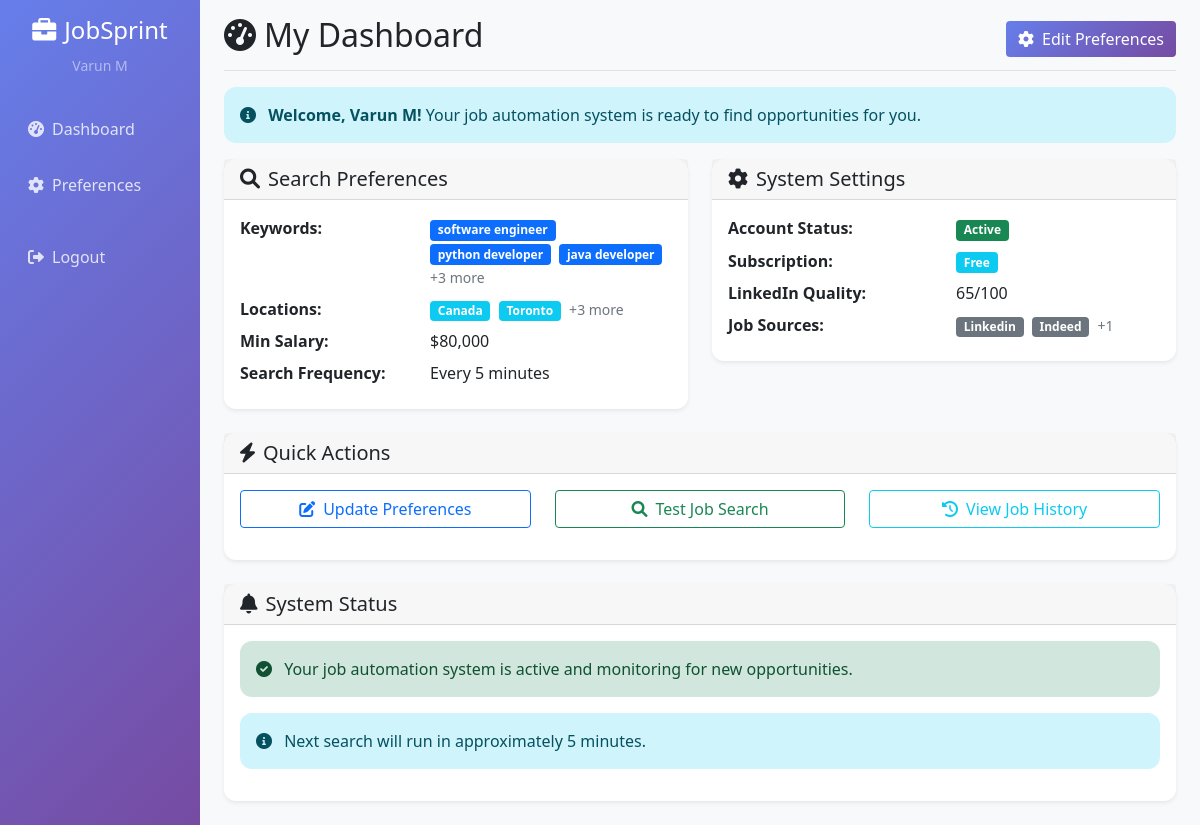
Screenshot of /user/dashboard (signed in) with the database file from the repository.
### tables this page shows
CREATE TABLE users (
                id TEXT PRIMARY KEY,
                email TEXT UNIQUE NOT NULL,
                name TEXT NOT NULL,
                password_hash TEXT NOT NULL,
                is_active BOOLEAN DEFAULT 1,
                is_admin BOOLEAN DEFAULT 0,
                subscription_tier TEXT DEFAULT 'free',
                created_at TEXT DEFAULT CURRENT_TIMESTAMP,
                updated_at TEXT DEFAULT CURRENT_TIMESTAMP
            );

CREATE TABLE user_preferences (
                id TEXT PRIMARY KEY,
                user_id TEXT REFERENCES users(id) ON DELETE CASCADE,
                keywords TEXT, -- JSON string
                exclude_keywords TEXT, -- JSON string
                locations TEXT, -- JSON string
                min_salary INTEGER DEFAULT 80000,
                max_salary INTEGER DEFAULT 200000,
                job_types TEXT, -- JSON string
                sites_enabled TEXT, -- JSON string
                search_frequency_minutes INTEGER DEFAULT 15,
                linkedin_quality_threshold INTEGER DEFAULT 65,
                max_hours_old INTEGER DEFAULT 24,
                created_at TEXT DEFAULT CURRENT_TIMESTAMP,
                updated_at TEXT DEFAULT CURRENT_TIMESTAMP
            , time_filter TEXT DEFAULT "r3600", work_type TEXT DEFAULT "2", country_focus TEXT DEFAULT "canada", ultra_recent_mode BOOLEAN DEFAULT 0, first_applicant_mode BOOLEAN DEFAULT 0);

### src/admin_panel.py (the view)
@app.route('/user/dashboard')
def user_dashboard():
    if 'user_id' not in session:
        return redirect(url_for('user_login'))
    user_id = session['user_id']
    user = user_manager.get_user_by_id(user_id)
    preferences = user_manager.get_user_preferences(user_id)
    return render_template('user_dashboard.html',
                         user=user,
                         preferences=preferences,
                         current_user=session)

### src/multi_user_system.py (called while the page is built)
    def get_user_by_id(self, user_id: str) -> Optional[User]:
        try:
            conn = sqlite3.connect(self.db_path)
            cursor = conn.cursor()
            cursor.execute('SELECT id, email, name, is_active, is_admin, subscription_tier, created_at FROM users WHERE id = ?', (user_id,))
            row = cursor.fetchone()
            conn.close()
            if row:
                return User(*row)
            return None
        except Exception as e:
            logger.error(f"Error getting user {user_id}: {e}")
            return None

### src/templates/user_dashboard.html (shortened to what this page needs)
{% extends "admin_base.html" %}
{% block content %}
<div class="d-flex justify-content-between flex-wrap flex-md-nowrap align-items-center pb-2 mb-3 border-bottom">
    <h1 class="h2"><i class="fas fa-tachometer-alt me-2"></i>My Dashboard</h1>
    <div class="btn-toolbar mb-2 mb-md-0">
        <a href="{{ url_for('user_preferences') }}" class="btn btn-primary">
            <i class="fas fa-cog me-2"></i>Edit Preferences
        </a>
    </div>
</div>
<div class="alert alert-info" role="alert">
    <i class="fas fa-info-circle me-2"></i>
    <strong>Welcome, {{ user.name }}!</strong> Your job automation system is ready to find opportunities for you.
</div>
<div class="row mb-4">
    <div class="col-md-6">
        <div class="card">
            <div class="card-header">
                <h5 class="mb-0"><i class="fas fa-search me-2"></i>Search Preferences</h5>
            </div>
            <div class="card-body">
                {% if preferences %}
                <dl class="row mb-0">
                    <dt class="col-sm-5">Keywords:</dt>
                    <dd class="col-sm-7">
                        {% for keyword in preferences.keywords[:3] %}
                            <span class="badge bg-primary me-1">{{ keyword }}</span>
                        {% endfor %}
                        {% if preferences.keywords|length > 3 %}
                            <small class="text-muted">+{{ (preferences.keywords|length) - 3 }} more</small>
                        {% endif %}
                    </dd>
                    <dt class="col-sm-5">Locations:</dt>
                    <dd class="col-sm-7">
                        {% for location in preferences.locations[:2] %}
                            <span class="badge bg-info me-1">{{ location }}</span>
                        {% endfor %}
                        {% if preferences.locations|length > 2 %}
                            <small class="text-muted">+{{ (preferences.locations|length) - 2 }} more</small>
                        {% endif %}
                    </dd>
                    <dt class="col-sm-5">Min Salary:</dt>
                    <dd class="col-sm-7">${{ "{:,}".format(preferences.min_salary) }}</dd>
                    <dt class="col-sm-5">Search Frequency:</dt>
                    <dd class="col-sm-7">Every {{ preferences.search_frequency_minutes }} minutes</dd>
                </dl>
                {% else %}
                <p class="text-muted">No preferences set. <a href="{{ url_for('user_preferences') }}">Set up your preferences</a> to get started.</p>
                {% endif %}
            </div>
        </div>
    </div>
    <div class="col-md-6">
        <div class="card">
            <div class="card-header">
                <h5 class="mb-0"><i class="fas fa-cog me-2"></i>System Settings</h5>
            </div>
            <div class="card-body">
                <dl class="row mb-0">
                    <dt class="col-sm-6">Account Status:</dt>
                    <dd class="col-sm-6">
                        {% if user.is_active %}
                            <span class="badge bg-success">Active</span>
                        {% else %}
                            <span class="badge bg-secondary">Inactive</span>
                        {% endif %}
                    </dd>
                    <dt class="col-sm-6">Subscription:</dt>
                    <dd class="col-sm-6">
                        <span class="badge bg-info">{{ user.subscription_tier.title() }}</span>
                    </dd>
                    <dt class="col-sm-6">LinkedIn Quality:</dt>
                    <dd class="col-sm-6">
                        {% if preferences %}
                            {{ preferences.linkedin_quality_threshold }}/100
                        {% else %}
                            Not set
                        {% endif %}
                    </dd>
                    <dt class="col-sm-6">Job Sources:</dt>
                    <dd class="col-sm-6">
                        {% if preferences and preferences.sites_enabled %}
                            {% for site in preferences.sites_enabled[:2] %}
                                <span class="badge bg-secondary me-1">{{ site.title() }}</span>
                            {% endfor %}
                            {% if preferences.sites_enabled|length > 2 %}
                                <small class="text-muted">+{{ (preferences.sites_enabled|length) - 2 }}</small>
                            {% endif %}
                        {% else %}
                            Not configured
                        {% endif %}
                    </dd>
                </dl>
            </div>
        </div>
    </div>
</div>
<div class="row">
    <div class="col-12">
        <div class="card">
            <div class="card-header">
                <h5 class="mb-0"><i class="fas fa-bolt me-2"></i>Quick Actions</h5>
            </div>
            <div class="card-body">
                <div class="row">
                    <div class="col-md-4 mb-3">
                        <div class="d-grid">
                            <a href="{{ url_for('user_preferences') }}" class="btn btn-outline-primary">
                                <i class="fas fa-edit me-2"></i>Update Preferences
                            </a>
                        </div>
                    </div>
                    <div class="col-md-4 mb-3">
                        <div class="d-grid">
                            <button class="btn btn-outline-success" onclick="testJobSearch()">
                                <i class="fas fa-search me-2"></i>Test Job Search
                            </button>
                        </div>
                    </div>
                    <div class="col-md-4 mb-3">
                        <div class="d-grid">
                            <a href="{{ url_for('user_job_history') }}" class="btn btn-outline-info">
                                <i class="fas fa-history me-2"></i>View Job History
                            </a>
                        </div>
                    </div>
                </div>
            </div>
        </div>
    </div>
</div>
<div class="row mt-4">
    <div class="col-12">
        <div class="card">
            <div class="card-header">
                <h5 class="mb-0"><i class="fas fa-bell me-2"></i>System Status</h5>
            </div>
            <div class="card-body">
                <div class="alert alert-success" role="alert">
                    <i class="fas fa-check-circle me-2"></i>
                    Your job automation system is active and monitoring for new opportunities.
                </div>
                {% if preferences %}
                <div class="alert alert-info" role="alert">
                    <i class="fas fa-info-circle me-2"></i>
                    Next search will run in approximately {{ preferences.search_frequency_minutes }} minutes.
                </div>
                {% endif %}
            </div>
        </div>
    </div>
</div>
{% endblock %}

### src/templates/admin_base.html (shortened to what this page needs)
<!DOCTYPE html>
<html lang="en">
<head>
    <link href="https://cdn.jsdelivr.net/npm/bootstrap@5.1.3/dist/css/bootstrap.min.css" rel="stylesheet">
    <link href="https://cdnjs.cloudflare.com/ajax/libs/font-awesome/6.0.0/css/all.min.css" rel="stylesheet">
</head>
<body>
    <div class="container-fluid">
        <div class="row">
            {% if current_user and current_user.user_id %}
            <nav class="col-md-3 col-lg-2 d-md-block sidebar collapse">
                <div class="position-sticky pt-3">
                    <div class="text-center mb-4">
                        <h4 class="text-white">
                            <i class="fas fa-briefcase me-2"></i>JobSprint
                        </h4>
                        <small class="text-white-50">{{ current_user.user_name }}</small>
                    </div>
                    <ul class="nav flex-column">
                        {% if current_user.is_admin %}
                        <li class="nav-item">
                            <a class="nav-link" href="{{ url_for('admin_dashboard') }}">
                                <i class="fas fa-tachometer-alt me-2"></i>Dashboard
                            </a>
                        </li>
                        <li class="nav-item">
                            <a class="nav-link" href="{{ url_for('admin_users') }}">
                                <i class="fas fa-users me-2"></i>Users
                            </a>
                        </li>
                        <li class="nav-item">
                            <a class="nav-link" href="{{ url_for('admin_create_user') }}">
                                <i class="fas fa-user-plus me-2"></i>Add User
                            </a>
                        </li>
                        <li class="nav-item">
                            <a class="nav-link" href="{{ url_for('admin_logs') }}">
                                <i class="fas fa-file-alt me-2"></i>System Logs
                            </a>
                        </li>
                        {% else %}
                        <li class="nav-item">
                            <a class="nav-link" href="{{ url_for('user_dashboard') }}">
                                <i class="fas fa-tachometer-alt me-2"></i>Dashboard
                            </a>
                        </li>
                        <li class="nav-item">
                            <a class="nav-link" href="{{ url_for('user_preferences') }}">
                                <i class="fas fa-cog me-2"></i>Preferences
                            </a>
                        </li>
                        {% endif %}
                        <li class="nav-item mt-3">
                            <a class="nav-link" href="{{ url_for('admin_logout') if current_user.is_admin else url_for('user_logout') }}">
                                <i class="fas fa-sign-out-alt me-2"></i>Logout
                            </a>
                        </li>
                    </ul>
                </div>
            </nav>
            <main class="col-md-9 ms-sm-auto col-lg-10 px-md-4 main-content">
            {% else %}
            <main class="col-12 main-content">
            {% endif %}
                <div class="pt-3 pb-2 mb-3">
                    {% block content %}{% endblock %}
                </div>
            </main>
        </div>
    </div>
</body>
</html>

### src/templates/admin_base.html (style rules this page uses)
.sidebar { min-height: 100vh; background: linear-gradient(135deg, #667eea 0%, #764ba2 100%); }
.sidebar .nav-link { color: rgba(255,255,255,0.8); padding: 0.75rem 1rem; margin: 0.25rem 0; border-radius: 0.5rem; transition: all 0.3s; }
.main-content { background: #f8f9fa; min-height: 100vh; }
.card { border: none; box-shadow: 0 0.125rem 0.25rem rgba(0,0,0,0.075); border-radius: 0.75rem; }
.btn-primary { background: linear-gradient(135deg, #667eea 0%, #764ba2 100%); border: none; }
.alert { border-radius: 0.75rem; border: none; }
.badge { font-size: 0.75rem; }

### rows the page displays
users: user_name "Varun M", name "Varun M", subscription_tier "Free"
user_preferences: min_salary "80,000", search_frequency_minutes "5", linkedin_quality_threshold "65"

### other values shown
{{ keyword }} "software engineer" "python developer" "java developer"
{{ (preferences.keywords|length) - 3 }} "3"
{{ location }} "Canada" "Toronto"
{{ (preferences.locations|length) - 2 }} "3"
{{ site.title() }} "Linkedin" "Indeed"
{{ (preferences.sites_enabled|length) - 2 }} "1"
